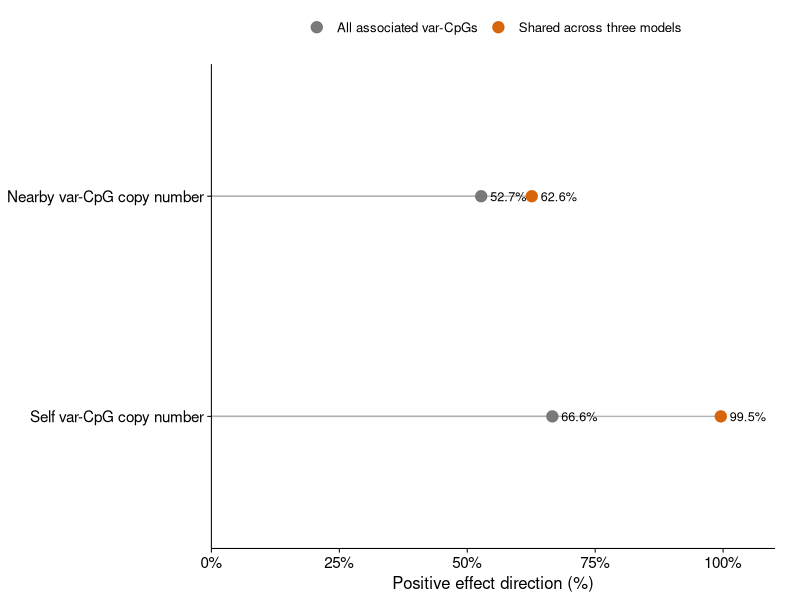

Generate this figure with R:
library(dplyr)
library(ggplot2)
library(scales)

df_plot <- data.frame(
  model = c(
    "Self var-CpG copy number",
    "Self var-CpG copy number",
    "Nearby var-CpG copy number",
    "Nearby var-CpG copy number"
  ),
  set = c(
    "All associated var-CpGs",
    "Shared across three models",
    "All associated var-CpGs",
    "Shared across three models"
  ),
  prop_positive = c(
    0.6663199,
    0.9954899,
    0.5272111,
    0.6261134
  )
) %>%
  mutate(
    percent = prop_positive * 100,
    model = factor(
      model,
      levels = c("Self var-CpG copy number", "Nearby var-CpG copy number")
    ),
    set = factor(
      set,
      levels = c("All associated var-CpGs", "Shared across three models")
    ),
    label = sprintf("%.1f%%", percent)
  )

p <- ggplot(df_plot, aes(x = percent, y = model, color = set)) +
  geom_segment(
    aes(x = 0, xend = percent, yend = model),
    color = "grey70",
    linewidth = 0.45
  ) +
  geom_point(
    size = 3.5,
    alpha = 0.95
  ) +
  geom_text(
    aes(label = label),
    hjust = -0.25,
    size = 3.2,
    color = "black"
  ) +
  scale_color_manual(
    values = c(
      "All associated var-CpGs" = "grey45",
      "Shared across three models" = "#D55E00"
    )
  ) +
  scale_x_continuous(
    labels = function(x) paste0(x, "%"),
    limits = c(0, 108),
    breaks = c(0, 25, 50, 75, 100),
    expand = expansion(mult = c(0, 0.02))
  ) +
  labs(
    x = "Positive effect direction (%)",
    y = NULL,
    color = NULL
  ) +
  theme_classic(base_size = 12) +
  theme(
    axis.text.y = element_text(size = 11, color = "black"),
    axis.text.x = element_text(size = 11, color = "black"),
    axis.title.x = element_text(size = 12, color = "black"),
    axis.line = element_line(linewidth = 0.35, color = "black"),
    axis.ticks = element_line(linewidth = 0.35, color = "black"),
    legend.position = "top",
    legend.text = element_text(size = 9.5),
    panel.grid = element_blank(),
    plot.margin = margin(5, 18, 5, 5)
  )

# p

ggsave(
  "positive_effect_direction_varCpGs.pdf",
  plot = p,
  width = 5.0,
  height = 2.5,
  device = "pdf"
)
